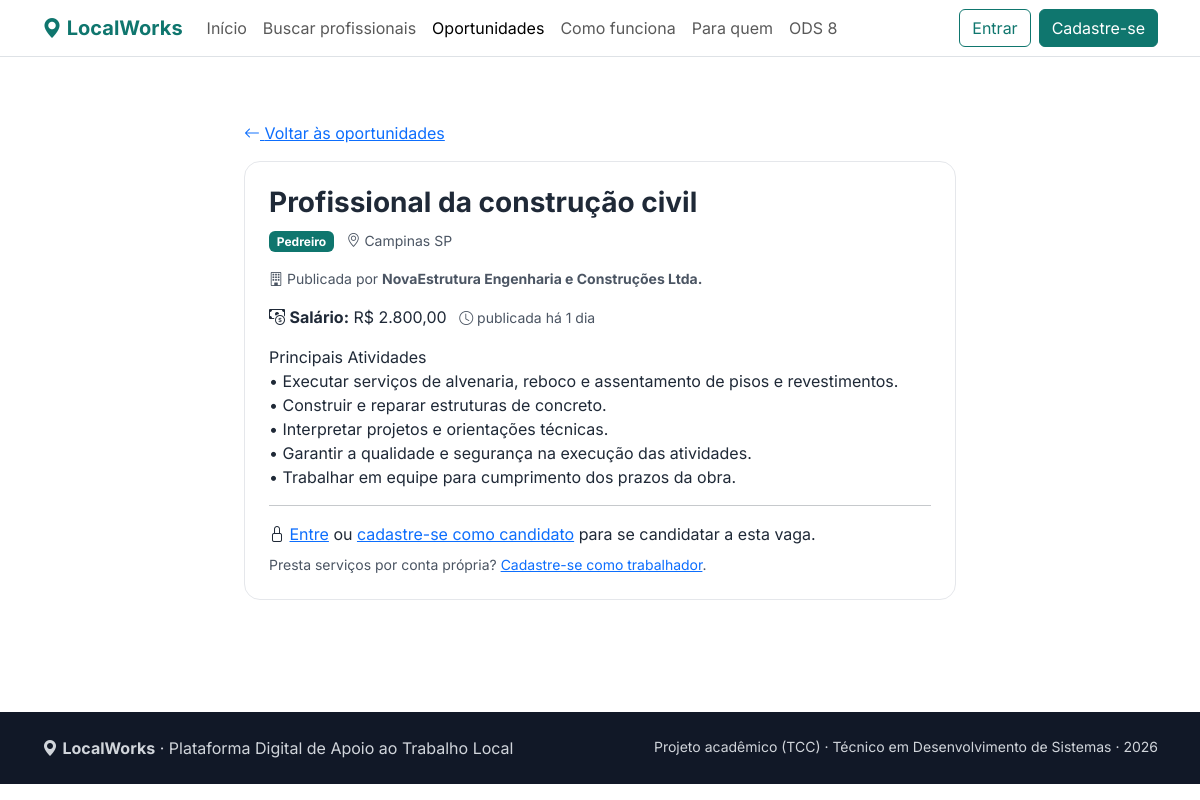
The page /oportunidade_detalhe.php?id=3 on the database its author committed.
### tables this page shows
CREATE TABLE `oportunidade` (
  `id_oportunidade` int(10) UNSIGNED NOT NULL,
  `titulo` varchar(100) NOT NULL,
  `descricao` text DEFAULT NULL,
  `localizacao` varchar(100) DEFAULT NULL,
  `valor_proposto` decimal(10,2) DEFAULT NULL,
  `publicada` tinyint(1) NOT NULL DEFAULT 1,
  `data_publicacao` datetime NOT NULL DEFAULT current_timestamp(),
  `id_contratante` int(10) UNSIGNED NOT NULL,
  `id_categoria` int(10) UNSIGNED NOT NULL
);

CREATE TABLE `categoria` (
  `id_categoria` int(10) UNSIGNED NOT NULL,
  `nome` varchar(100) NOT NULL,
  `descricao` text DEFAULT NULL,
  `aprovada` tinyint(1) NOT NULL DEFAULT 0
);

CREATE TABLE `contratante` (
  `id_contratante` int(10) UNSIGNED NOT NULL,
  `cnpj` varchar(18) DEFAULT NULL,
  `empresa` varchar(100) DEFAULT NULL
);

### src/Conexao.php (called while the page is built, shortened)
<?php
final class Conexao
{
    private static ?PDO $pdo = null;
    public static function obter(): PDO
    {
        $host = '127.0.0.1';
        $porta = '3306';
        $banco = 'LocalWorks_DB';
        $usuario = 'root';
        $senha = '';
        $dsn = "mysql:host={$host};port={$porta};dbname={$banco};charset=utf8mb4";
        self::$pdo = new PDO($dsn, $usuario, $senha, [
            PDO::ATTR_ERRMODE => PDO::ERRMODE_EXCEPTION,
            PDO::ATTR_DEFAULT_FETCH_MODE => PDO::FETCH_ASSOC,
            PDO::ATTR_EMULATE_PREPARES => false,
        ]);
        return self::$pdo;
    }
}

### src/Oportunidades.php (called while the page is built, shortened)
<?php
require_once __DIR__ . '/Conexao.php';
final class Oportunidades
{
    public static function buscarPorId(int $id): ?array
    {
        $stmt = Conexao::obter()->prepare(
            'SELECT
                o.id_oportunidade,
                o.id_contratante,
                o.titulo,
                o.descricao,
                o.localizacao,
                o.valor_proposto,
                o.data_publicacao,
                c.nome AS categoria,
                ct.empresa,
                u.nome AS contratante,
                u.email,
                u.telefone
             FROM oportunidade o
             INNER JOIN categoria c
                ON c.id_categoria = o.id_categoria
             INNER JOIN contratante ct
                ON ct.id_contratante = o.id_contratante
             INNER JOIN usuario u
                ON u.id_usuario = ct.id_contratante
             WHERE o.id_oportunidade = ?
               AND o.publicada = 1'
        );
        $stmt->execute([$id]);
        return $stmt->fetch() ?: null;
    }
}

### includes/iniciar.php (called while the page is built, shortened)
<?php
require_once __DIR__ . '/../src/Conexao.php';
require_once __DIR__ . '/../src/Painel.php';
require_once __DIR__ . '/../src/Oportunidades.php';
function e(mixed $texto): string
{
    return htmlspecialchars((string) $texto, ENT_QUOTES, 'UTF-8');
}
function formatarValor(mixed $valor): string
{
    return 'R$ ' . number_format((float) $valor, 2, ',', '.');
}
function tempoDecorrido(?string $data): string
{
    try {
        $agora = new DateTimeImmutable('now');
        $inicio = new DateTimeImmutable($data);
    } catch (Throwable $ex) {
        return '';
    }
    $seg = $agora->getTimestamp() - $inicio->getTimestamp();
    $dias = intdiv($seg, 86400);
    if ($dias < 30) {
        return 'há ' . $dias . ($dias === 1 ? ' dia' : ' dias');
    }
    return 'em ' . $inicio->format('d/m/Y');
}
function usuarioLogado(): ?array
{
    return $_SESSION['usuario'] ?? null;
}

### public/oportunidade_detalhe.php (the view, shortened to what this page needs)
<?php
require_once __DIR__ . '/../includes/iniciar.php';
$idOp = (int) ($_GET['id'] ?? 0);
$u = usuarioLogado();
$o = null;
try {
    $o = Oportunidades::buscarPorId($idOp);
} catch (Throwable $ex) {
    error_log('oportunidade_detalhe.php: ' . $ex->getMessage());
    $o = null;
}
require_once __DIR__ . '/../includes/cabecalho.php';
?>
<section class="secao">
    <div class="container" style="max-width: 46rem;">
        <a href="oportunidades.php" class="d-inline-block mb-3">
            <i class="bi bi-arrow-left"></i> Voltar às oportunidades
        </a>
        <?php if (!$o): ?>
            <div class="alert alert-warning" role="alert">
                Oportunidade não encontrada ou não está mais disponível.
            </div>
        <?php else: ?>
            <div class="cartao p-4">
                <h1 class="h3 fw-bold mb-2"><?= e($o['titulo']) ?></h1>
                <p class="mb-3">
                    <span class="badge text-bg-primary"><?= e($o['categoria']) ?></span>
                    <span class="small text-secondary ms-2">
                        <i class="bi bi-geo-alt"></i>
                        <?= e($o['localizacao'] ?: 'Local não informado') ?>
                    </span>
                </p>
                <p class="small text-secondary">
                    <i class="bi bi-building"></i>
                    Publicada por <strong><?= e($o['empresa'] ?: $o['contratante']) ?></strong>
                </p>
                <p class="mb-3">
                    <i class="bi bi-cash-coin"></i>
                    <strong>Salário:</strong>
                    <?= e(formatarValor($o['valor_proposto'] ?? null)) ?>
                    <?php if (!empty($o['data_publicacao'])): ?>
                        <span class="small text-secondary ms-2">
                            <i class="bi bi-clock"></i>
                            publicada <?= e(tempoDecorrido($o['data_publicacao'])) ?>
                        </span>
                    <?php endif; ?>
                </p>
                <p>
                    <?= nl2br(e($o['descricao'] ?: 'O contratante não informou uma descrição.')) ?>
                </p>
                <hr>
                <?php if (!$u): ?>
                    <p class="mb-2">
                        <i class="bi bi-lock"></i>
                        <a href="login.php">Entre</a> ou
                        <a href="cadastro.php?tipo=candidato">cadastre-se como candidato</a>
                        para se candidatar a esta vaga.
                    </p>
                    <p class="small text-secondary mb-0">
                        Presta serviços por conta própria?
                        <a href="cadastro.php?tipo=trabalhador">Cadastre-se como trabalhador</a>.
                    </p>
                <?php endif; ?>
            </div>
        <?php endif; ?>
    </div>
</section>
<?php require_once __DIR__ . '/../includes/rodape.php'; ?>

### public/assets/css/estilo.css (style rules this page uses)
:root { --lw-primaria: #0f766e; --lw-primaria-escura: #0b5f59; --lw-destaque: #f59e0b; --bs-primary: #0f766e; --bs-primary-rgb: 15, 118, 110; --bs-link-color: #0f766e; --bs-link-hover-color: #0b5f59; --bs-font-sans-serif: 'Inter', system-ui, -apple-system, 'Segoe UI', sans-serif; }
body { color: #1f2937; }
.secao { padding: 4rem 0; }
.cartao { border: 1px solid #e5e7eb; border-radius: 1rem; transition: transform 0.15s, box-shadow 0.15s; }
.text-secondary { color: #4b5563 !important; }

### rows shown on the page
oportunidade: titulo "Profissional da construção civil", id_categoria.nome "Pedreiro", localizacao "Campinas SP", id_contratante.empresa "NovaEstrutura Engenharia e Construções Ltda.", valor_proposto "R$ 2.800,00", data_publicacao "há 1 dia", descricao "Principais Atividades • Executar serviços de alvenaria, reboco e assentamento de pisos e revestimentos. • Construir e reparar estruturas de concreto. • Interpretar projetos e orientações técnicas. • Garantir a qualidade e segurança na execução das atividades. • Trabalhar em equipe para cumprimento dos prazos da obra."
